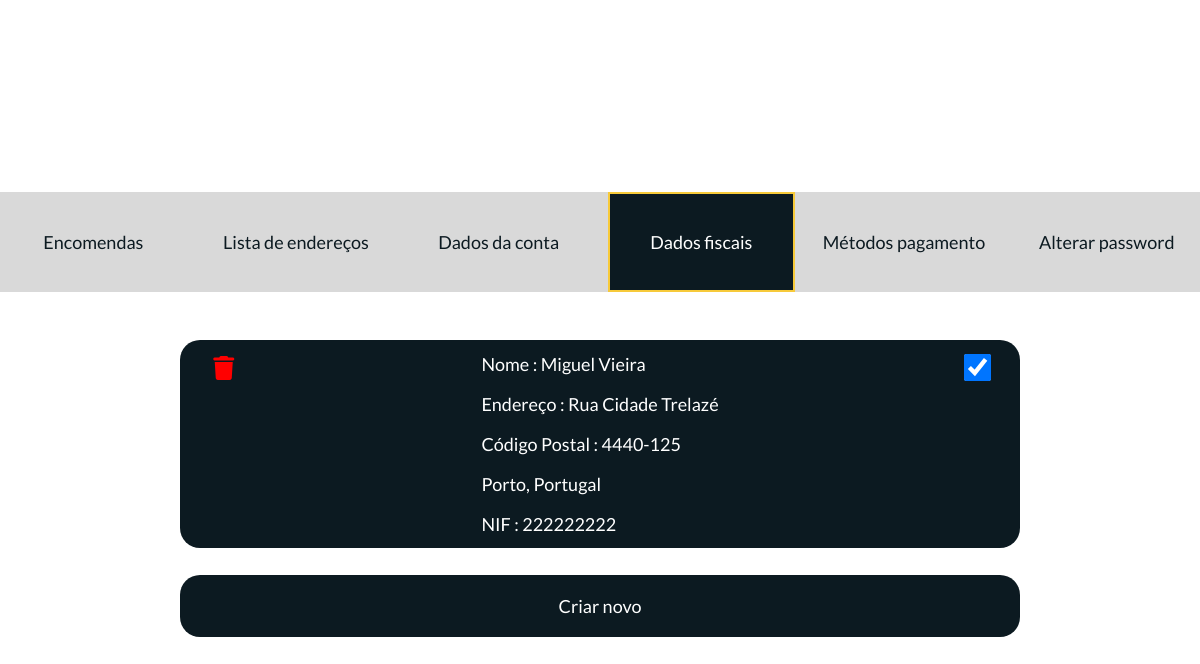
The app's page /php/dadosFiscais.php (signed in) with its own data.
### tables this page shows
CREATE TABLE `dados_fiscais` (
  `dadosFiscaisID` int(11) NOT NULL,
  `utilizadorID` int(11) NOT NULL,
  `NIF` char(9) NOT NULL,
  `endereco` varchar(255) NOT NULL,
  `pais` varchar(100) NOT NULL,
  `codigoPostal` varchar(20) NOT NULL,
  `cidade` varchar(100) NOT NULL,
  `nome` varchar(100) NOT NULL,
  `apelido` varchar(100) NOT NULL,
  `predefinido` tinyint(1) NOT NULL DEFAULT 0
);

### php/dadosFiscais.php (the view, shortened to what this page needs)
<?php
$utilizadorID = $_SESSION['utilizadorID'];
include 'conexaobd.php';
$sql = "SELECT dadosFiscaisID, NIF, endereco, pais, codigoPostal, cidade, nome, apelido, predefinido FROM dados_fiscais WHERE utilizadorID = ?";
$stmt = mysqli_prepare($conn, $sql);
mysqli_stmt_bind_param($stmt, "i", $utilizadorID);
mysqli_stmt_execute($stmt);
mysqli_stmt_bind_result($stmt, $dadosFiscaisID, $NIF, $endereco, $pais, $codigoPostal, $cidade, $nome, $apelido, $predefinido);
$dadosFiscais = [];
while (mysqli_stmt_fetch($stmt)) {
    $dadosFiscais[] = [
        'dadosFiscaisID' => $dadosFiscaisID,
        'NIF' => $NIF,
        'endereco' => $endereco,
        'pais' => $pais,
        'codigoPostal' => $codigoPostal,
        'cidade' => $cidade,
        'nome' => $nome,
        'apelido' => $apelido,
        'predefinido' => $predefinido
    ];
}
?>
<!DOCTYPE html>
<html lang="pt">
<head>
    <link rel="stylesheet" href="../css/header.css">
    <link rel="stylesheet" href="../css/regrasEstilo.css">
    <link rel="stylesheet" href="../css/footerMobile.css">
    <link rel="stylesheet" href="../css/headerDesktop.css">
    <link rel="stylesheet" href="../css/footerDesktop.css">
    <link rel="stylesheet" href="../css/dadosFiscais.css">
</head>
<body>
<main>
<div class="background">
<div class="divs" id="encomendasDesktop"><a class="linksAdmin" href="encomendasDesktop.php" title="Ver minhas encomendas"><p>Encomendas</p></a></div>
    <div class="divs" id="enderecosUser"><a class="linksAdmin" href="listaEnderecos.php" title="Gerir lista de endereços"><p>Lista de endereços</p></a></div>
    <div class="divs" id="dadosUser"><a class="linksAdmin" href="gerirDadosContaDesktop.php" title="Gerir dados da conta"><p>Dados da conta</p></a></div>
    <div class="divs" id="dadosFiscais"><a class="linksAdmin" href="dadosFiscais.php" title="Gerir dados fiscais"><p>Dados fiscais</p></a></div>
    <div class="divs" id="metodosPagamento"><a class="linksAdmin" href="metodosPagamento.php" title="Gerir meus métodos Pagamento"><p>Métodos pagamento</p></a></div>
    <div class="divs" id="alterarPassword"><a class="linksAdmin" href="alterarPassword.php" title="Alterar password"><p>Alterar password</p></a></div>
</div>
    <?php if(!empty($dadosFiscais)): ?>
        <?php foreach ($dadosFiscais as $dados): ?>
            <div class="backgroundDadosFiscais">
                    <form method="post" action="">
                        <div class="predefinidoDadoFiscal"><input class="checkboxPredefinido" type="checkbox" name="dadoFiscalPredefinido" <?php echo ($dados['predefinido'] ? 'checked' : ''); ?>></div>
                    </form>
                <div class="infoDadosFiscais">
                    <div><p>Nome : <?php echo htmlspecialchars($dados['nome']).' '.htmlspecialchars($dados['apelido']); ?></p></div>
                    <div><p>Endereço : <?php echo htmlspecialchars($dados['endereco']); ?></p></div>
                    <div><p>Código Postal : <?php echo htmlspecialchars($dados['codigoPostal']); ?></p></div>
                    <div><p><?php echo htmlspecialchars($dados['cidade']).', '.htmlspecialchars($dados['pais']); ?></p></div>
                    <div><p>NIF : <?php echo htmlspecialchars($dados['NIF']); ?></p></div>
                </div>
                    <form method="post" action="removerDadosFiscais.php">
                        <div class="posicaoBtnRemover"><button class="btnRemover" type="submit"><i class="fa-solid fa-trash"></i></button></div>
                    </form>
            </div>
        <?php endforeach; ?>
    <?php else: ?>
        <div>
            <div><h2 id="semdadosFiscais">Não tem dados fiscais guardados.</h2></div>
        </div>
    <?php endif; ?>
    <div id="divbtnAdd"><a class="linkNovoDadoFiscal" href="novoDadoFiscal.php" title="Adicionar novo dado fiscal"><button class="btnDadoFiscal" type="button"><p>Criar novo</p></button></a></div>
</main>
</body>
</html>

### css/regrasEstilo.css (style rules this page uses)
body { margin: 0; }
* { font-family: 'lato',sans-serif; }
:root { --amarelo:#F7CA3A; --azulEscuro:#0C1A21; --branco:#FFFFFF; --cinzaClaro:#D9D9D9; --azulClaro:#43545C; }

### css/dadosFiscais.css (style rules this page uses)
* { box-sizing: border-box; }
body { margin: 0; padding: 0; }
main { padding-top: 5em; width: 90%; display: block; margin: auto; }
.backgroundDadosFiscais { background-color: #0C1A21; padding: 1em; border: 1px solid transparent; border-radius: 20px; color:#FFFFFF; position: relative; height: 13em; }
.predefinidoDadoFiscal { position: absolute; top: 5%; right: 3%; }
.checkboxPredefinido { width: 2em; height: 2em; }
.infoDadosFiscais { position: absolute; top: 50%; left: 50%; transform: translate(-50%, -50%); }
.posicaoBtnRemover { position: absolute; top: 5%; left: 3%; }
.btnRemover { border: 1px solid transparent; border-radius: 50%; background-color: transparent; color: red; font-size: 1.5em; cursor: pointer; transition: backgroun-color 0.3s; }
.linkNovoDadoFiscal { text-decoration: none; }
.btnDadoFiscal { margin-top: 2em; width: 100%; border: 1px solid transparent; border-radius: 20px; background-color: #0C1A21; color: #FFFFFF; cursor: pointer; transition: background-color 0.3s; }
.background { display: none; }
@media (min-width:768px) { main { padding-top: 12em; margin-bottom: 3em; width: 100%; } }
@media (min-width:768px) { .background { background-color: #D9D9D9; display: flex; flex-direction: row; color: #FFFFFF; justify-content: space-between; width: 100%; gap: 1em; margin-bottom: 3em; position: relative; } }
@media (min-width:768px) { .divs { flex: 1; height: 100px; position: relative; display: flex; align-items: center; justify-content: center; transition: background-color 0.3s; } }
@media (min-width:768px) { .linksAdmin { text-decoration: none; text-align: center; color: #0C1A21; width: 100%; height: 100%; display: flex; align-items: center; justify-content: center; } }
@media (min-width:768px) { #dadosFiscais { background-color: #0C1A21; } }
@media (min-width:768px) { #dadosFiscais .linksAdmin { color: #FFFFFF; border: 2px solid #F7CA3A; } }
@media (min-width:768px) { #divbtnAdd { width: 70%; display: block; margin: auto; } }
@media (min-width:768px) { .backgroundDadosFiscais { width: 70%; display: block; margin: auto; } }

### records on screen
dados_fiscais: predefinido "☑", nome "Miguel", apelido "Vieira", endereco "Rua Cidade Trelazé", codigoPostal "4440-125", cidade "Porto", pais "Portugal", NIF "222222222"
